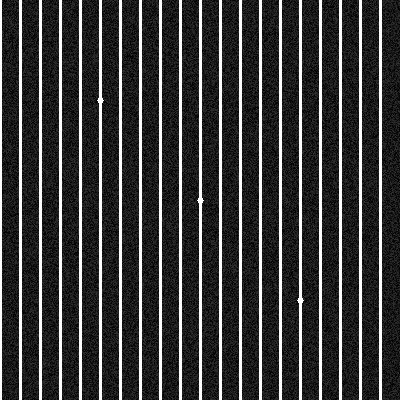
#> input picture Fingerprint/test_synthetic_fingerprint.bmp, 400 x 400 px
$ python -i minutiae_extractor.py   (imports and definitions only)   (older library calls are emulated)
#> lines starting #> are read from the running program, lines starting #| are printed output that depends on the picture
#!/usr/bin/env python3

import cv2
import numpy as np
from typing import List, Tuple, Dict, Any
import logging

class MinutiaeExtractor:
    """
    Extract minutiae points (x, y, theta) from fingerprint images.
    Minutiae are the key features used in fingerprint matching.
    """

    def __init__(self):
        self.logger = logging.getLogger(self.__class__.__name__)

    def extract_minutiae(self, image: np.ndarray) -> List[Dict[str, Any]]:
        try:
            if len(image.shape) == 3:
                gray = cv2.cvtColor(image, cv2.COLOR_BGR2GRAY)
            else:
                gray = image.copy()

            # Enhance image
            enhanced = self._enhance_image(gray)

            # Extract minutiae
            minutiae = self._detect_minutiae(enhanced)

            self.logger.info(f"Extracted {len(minutiae)} minutiae points")
            return minutiae

        except Exception as e:
            self.logger.error(f"Error extracting minutiae: {e}")
            return []

    def _enhance_image(self, image: np.ndarray) -> np.ndarray:
        """Enhance fingerprint image for better minutiae detection"""
        # Apply histogram equalization
        enhanced = cv2.equalizeHist(image)

        # Apply Gaussian blur to reduce noise
        blurred = cv2.GaussianBlur(enhanced, (3, 3), 0)

        # Apply morphological operations
        kernel = cv2.getStructuringElement(cv2.MORPH_ELLIPSE, (3, 3))
        enhanced = cv2.morphologyEx(blurred, cv2.MORPH_CLOSE, kernel)

        return enhanced

    def _detect_minutiae(self, image: np.ndarray) -> List[Dict[str, Any]]:
        minutiae = []

        # Apply ridge detection
        ridges = self._detect_ridges(image)

        # Find ridge endings and bifurcations
        endings = self._find_ridge_endings(ridges)
        bifurcations = self._find_bifurcations(ridges)

        # Combine and filter minutiae
        all_minutiae = endings + bifurcations
        filtered_minutiae = self._filter_minutiae(all_minutiae, image.shape)

        for point in filtered_minutiae:
            minutiae.append({
                'x': int(point['x']),
                'y': int(point['y']),
                'theta': point['theta'],
                'type': point['type'],
                'quality': point['quality']
            })

        return minutiae

    def _detect_ridges(self, image: np.ndarray) -> np.ndarray:
        """Detect ridge patterns in the fingerprint"""
        # Apply Gabor filter for ridge detection
        kernel_size = 15
        sigma = 2.0
        theta = np.pi/4
        lambda_val = 10.0
        gamma = 0.5
        psi = 0

        kernel = cv2.getGaborKernel((kernel_size, kernel_size), sigma, theta, lambda_val, gamma, psi, ktype=cv2.CV_32F)
        ridges = cv2.filter2D(image, cv2.CV_8UC3, kernel)

        # Binarize the result
        _, binary = cv2.threshold(ridges, 0, 255, cv2.THRESH_BINARY + cv2.THRESH_OTSU)

        return binary

    def _find_ridge_endings(self, ridges: np.ndarray) -> List[Dict[str, Any]]:
        """Find ridge ending points"""
        endings = []

        # Use skeletonization to find endpoints
        skeleton = self._skeletonize(ridges)

        # Find endpoints (pixels with only one neighbor)
        for y in range(1, skeleton.shape[0] - 1):
            for x in range(1, skeleton.shape[1] - 1):
                if skeleton[y, x] > 0:
                    # Count neighbors
                    neighbors = self._count_neighbors(skeleton, x, y)
                    if neighbors == 1:  # Endpoint
                        theta = self._calculate_orientation(skeleton, x, y)
                        endings.append({
                            'x': x,
                            'y': y,
                            'theta': theta,
                            'type': 'ending',
                            'quality': 1.0
                        })

        return endings

    def _find_bifurcations(self, ridges: np.ndarray) -> List[Dict[str, Any]]:
        """Find bifurcation points"""
        bifurcations = []

        # Use skeletonization to find bifurcations
        skeleton = self._skeletonize(ridges)

        # Find bifurcations (pixels with three neighbors)
        for y in range(1, skeleton.shape[0] - 1):
            for x in range(1, skeleton.shape[1] - 1):
                if skeleton[y, x] > 0:
                    # Count neighbors
                    neighbors = self._count_neighbors(skeleton, x, y)
                    if neighbors == 3:  # Bifurcation
                        theta = self._calculate_orientation(skeleton, x, y)
                        bifurcations.append({
                            'x': x,
                            'y': y,
                            'theta': theta,
                            'type': 'bifurcation',
                            'quality': 1.0
                        })

        return bifurcations

    def _skeletonize(self, image: np.ndarray) -> np.ndarray:
        """Skeletonize the binary image"""
        # Simple skeletonization using morphological operations
        kernel = np.ones((3, 3), np.uint8)
        skeleton = np.zeros_like(image)

        max_iterations = 100  # Prevent infinite loops
        iteration_count = 0
        prev_pixel_count = cv2.countNonZero(image)

        while iteration_count < max_iterations:
            # Erode
            eroded = cv2.erode(image, kernel)
            # Open
            opened = cv2.morphologyEx(eroded, cv2.MORPH_OPEN, kernel)
            # Subtract
            temp = cv2.subtract(eroded, opened)
            # Union
            skeleton = cv2.bitwise_or(skeleton, temp)
            # Update image
            image = eroded.copy()

            current_pixel_count = cv2.countNonZero(image)

            # Break if no pixels left or no change in pixel count for safety
            if current_pixel_count == 0 or current_pixel_count == prev_pixel_count:
                break

            prev_pixel_count = current_pixel_count
            iteration_count += 1

        if iteration_count >= max_iterations:
            self.logger.warning(f"Skeletonization reached maximum iterations ({max_iterations})")

        return skeleton

    # [24 lines left out: functions _count_neighbors, _calculate_orientation, not called in this run]

    def _filter_minutiae(self, minutiae: List[Dict[str, Any]], image_shape: Tuple[int, int]) -> List[Dict[str, Any]]:
        """Filter minutiae points based on quality and distance"""
        if not minutiae:
            return []

        # Remove minutiae too close to edges
        margin = 10
        filtered = []
        for point in minutiae:
            x, y = point['x'], point['y']
            if margin <= x < image_shape[1] - margin and margin <= y < image_shape[0] - margin:
                filtered.append(point)

        # Remove minutiae too close to each other
        final_minutiae = []
        min_distance = 10

        for point in filtered:
            too_close = False
            for existing in final_minutiae:
                distance = np.sqrt((point['x'] - existing['x'])**2 + (point['y'] - existing['y'])**2)
                if distance < min_distance:
                    too_close = True
                    break

            if not too_close:
                final_minutiae.append(point)

        return final_minutiae

    # [61 lines left out: functions save_minutiae_to_file, load_minutiae_from_file, compare_minutiae, not called in this run]

>>> import cv2
>>> picture = cv2.imread('test_synthetic_fingerprint.bmp')
#> picture is the input picture: shape (400, 400, 3); min 0, max 255, mean 58.6
>>> result = MinutiaeExtractor().extract_minutiae(picture)
#> in _enhance_image, `enhanced = cv2.equalizeHist(image)`:
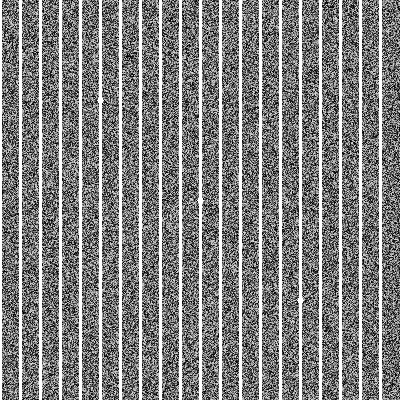
#> enhanced: shape (400, 400); min 0, max 255, mean 130
#> in _enhance_image, `blurred = cv2.GaussianBlur(enhanced, (3, 3), 0)`:
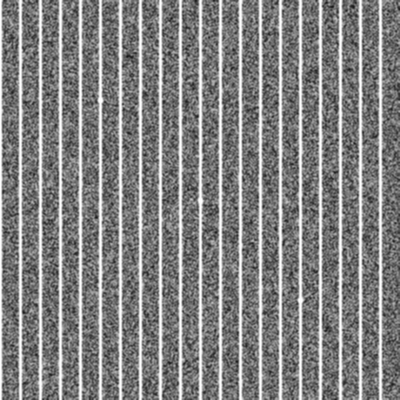
#> blurred: shape (400, 400); min 21, max 255, mean 130.1
#> in _enhance_image, `enhanced = cv2.morphologyEx(blurred, cv2.MORPH_CLOSE, kernel)`:
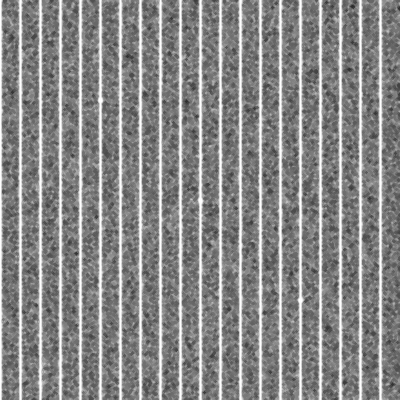
#> enhanced: shape (400, 400); min 45, max 255, mean 136.4
#> in _detect_ridges, `ridges = cv2.filter2D(image, cv2.CV_8UC3, kernel)`: ridges: shape (400, 400); every value is 255
#> in _skeletonize, `prev_pixel_count = cv2.countNonZero(image)`: prev_pixel_count = 160000
#> the loop in _skeletonize, `while iteration_count < max_iterations:` made 1 pass
#> current_pixel_count on pass 1: 160000
#> after the loop in _skeletonize, `while iteration_count < max_iterations:`: iteration_count = 0
#> after the loop in _find_ridge_endings, `for y in range(1, skeleton.shape[0] - 1):`: endings = []
#> the loop in _skeletonize (call 2), `while iteration_count < max_iterations:` made 1 pass
#> result = []
